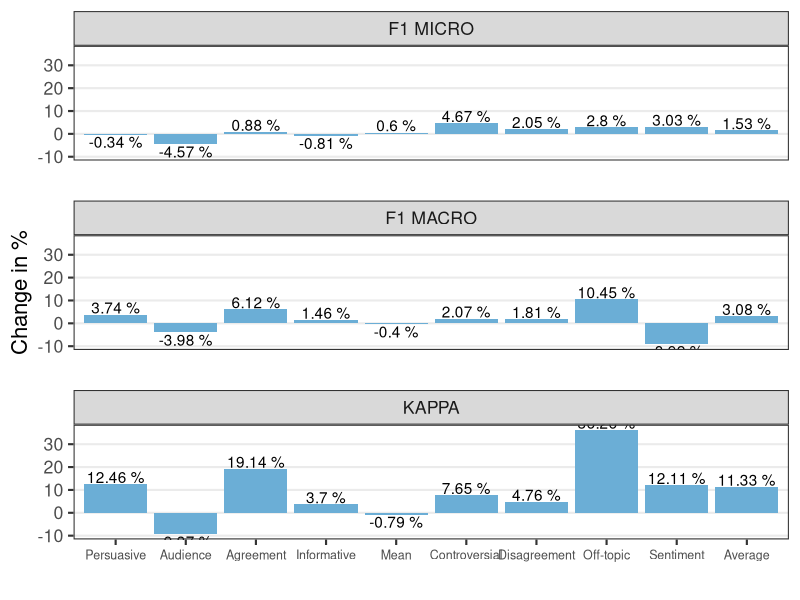
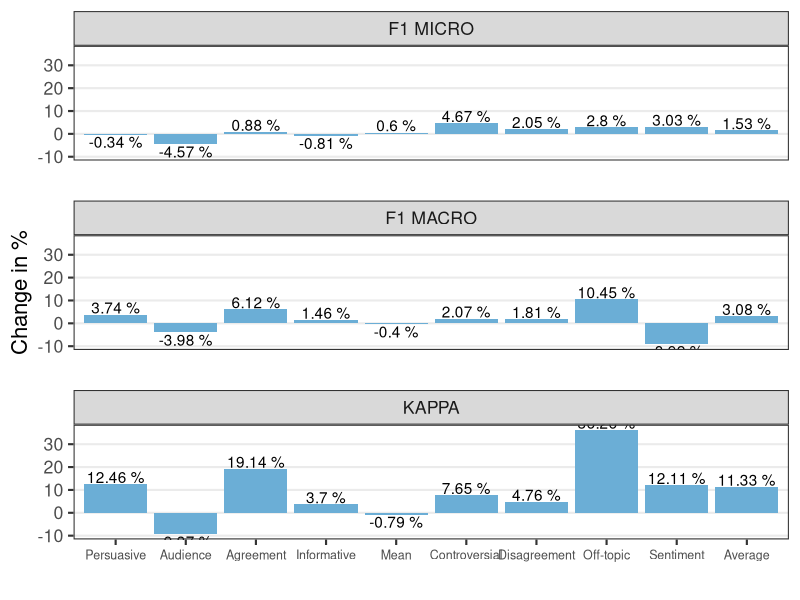

Source code (R) for these figures, in order:
library(tidyverse)
library(RColorBrewer)

# for all language model data

df<- read.table(text = "
per cat type
-0.34 Persuasive f1micro
3.74 Persuasive f1macro
12.46 Persuasive kappa
-4.57 Audience f1micro
-3.98 Audience f1macro
-9.37 Audience kappa
0.88 Agreement f1micro
6.12 Agreement f1macro
19.14 Agreement kappa
-0.81 Informative f1micro
1.46 Informative f1macro
3.70 Informative kappa
0.6 Mean f1micro
-0.4 Mean f1macro
-0.79 Mean kappa
4.67 Controversial f1micro
2.07 Controversial f1macro
7.65 Controversial kappa
2.05 Disagreement f1micro
1.81 Disagreement f1macro
4.76 Disagreement kappa
2.8 Off-topic f1micro
10.45 Off-topic f1macro
36.26 Off-topic kappa
3.03 Sentiment f1micro
-8.92 Sentiment f1macro
12.11 Sentiment kappa
1.53 Average f1micro
3.08 Average f1macro
11.33 Average kappa

                
                ", header = TRUE, sep = "")
df$type <- factor(df$type, levels = c('f1micro', 'f1macro', 'kappa'))
df$cat <- factor(df$cat, levels = c('Persuasive', 'Audience', 'Agreement', 'Informative', 'Mean', 'Controversial', 'Disagreement', 'Off-topic', 'Sentiment', 'Average'))

levels(df$type) <- c(expression('F1 MICRO'), "F1 MACRO", "KAPPA")

# Basic barplot
p<-ggplot(data=df, aes(x=cat, y=per)) +
  geom_bar(stat="identity", fill=brewer.pal(7,"Blues")[4]) + theme_bw(base_size = 16) + 
  theme(panel.spacing = unit(2, "lines"), panel.grid.major.x = element_blank(), panel.grid.minor = element_blank(), axis.text.x=element_text(size=9)) +
  ylab("Change in %") + xlab("") + facet_wrap( ~ type, ncol=1) +
  # geom_text(aes(label=per), vjust=-0.3, size=3.5)
  geom_text(aes(label = paste(per, "%"),
              vjust = ifelse(per >= 0, -0.1, 1.1))) 

p

ggsave('changes.pdf', plot = last_plot(),
       scale = 1, width = 9, height = 12,
       dpi = 300)

